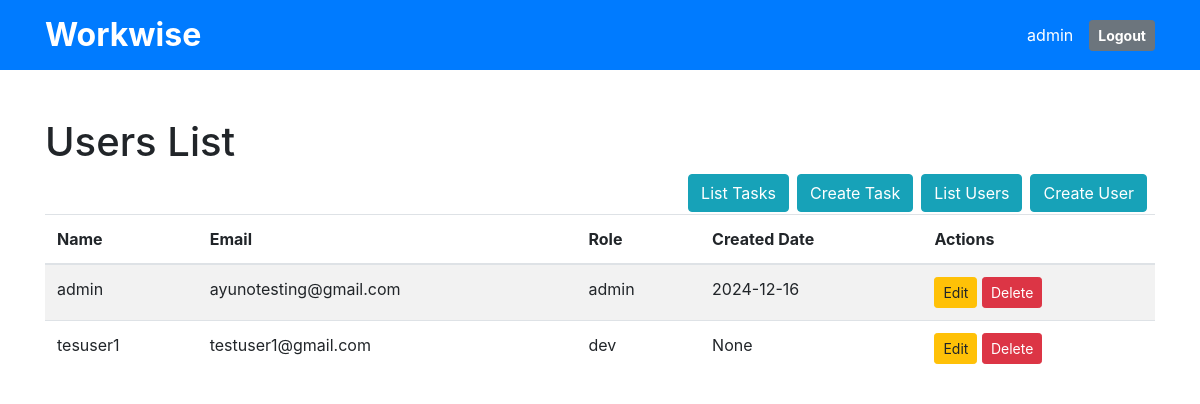
Before: /list_users (signed in) with the older database file.
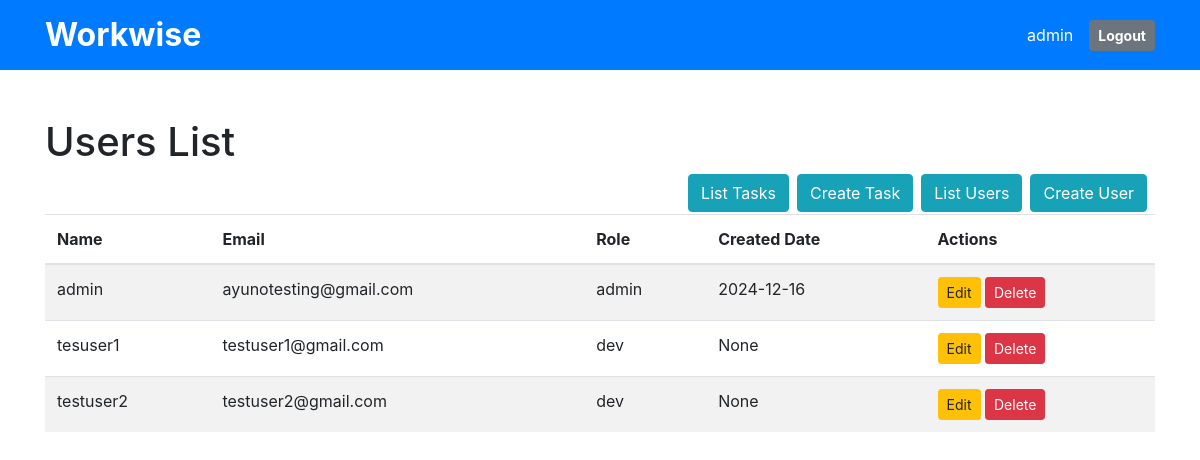
After: the same page with the newer database file.
### app.py (models this page shows, shortened)
class User(db.Model, UserMixin):
    id = db.Column(db.Integer, primary_key=True)
    name = db.Column(db.String(100), nullable=True)
    email_id = db.Column(db.String(100), nullable=True)
    mobile_number = db.Column(db.String(100), nullable=True)
    designation = db.Column(db.String(100), nullable=True)
    address = db.Column(db.String(100), nullable=True)
    password_hash = db.Column(db.String(128), nullable=True)
    role = db.Column(db.String(20), nullable=True,
                     default='viewer')  # Roles: admin, dev, viewer
    created_date = db.Column(db.Date, nullable=True)
    modified_date = db.Column(db.Date, nullable=True)
    status = db.Column(db.String(20), default='Active')

### app.py (the view)
@app.route('/list_users', methods=['GET'])
@login_required
def list_users():
    filter_status = request.args.get('filter', 'All')
    if current_user.role in ['admin', 'dev']:
        user_query = User.query.filter_by(status='Active').all()
        print(user_query)
        return render_template('user_table.html', users=user_query)
    else:
        if current_user.role != 'admin':
            flash('Permission denied.', 'danger')
            return redirect(url_for('admin_dashboard'))

### app.py (called while the page is built)
@login_manager.user_loader
def load_user(user_id):
    return db.session.get(User, int(user_id))

### templates/user_table.html (shortened to what this page needs)
<!DOCTYPE html>
<html lang="en">
  <head>
    <link
      href="https://stackpath.bootstrapcdn.com/bootstrap/4.5.2/css/bootstrap.min.css"
      rel="stylesheet"
    />
  </head>
  <body>
    <div class="bg-primary text-white py-3">
      <div class="container d-flex justify-content-between align-items-center">
        <h1 class="mb-0" style="font-size: 2rem; font-weight: bold;">Workwise</h1>
        <div class="d-flex align-items-center">
          <span class="mr-3">{{ current_user.name }}</span>
          <a href="{{ url_for('logout') }}" class="btn btn-secondary btn-sm font-weight-bold">Logout</a>
        </div>
      </div>
    </div>
    <div class="container mt-5">
      <h1>Users List</h1>
      {% if current_user.role == 'admin' %}
      <a href="{{ url_for('user_page')}}" class="btn btn-info float-right mr-2"
        >Create User</a
      >
      <a href="{{ url_for('list_users')}}" class="btn btn-info float-right mr-2"
        >List Users</a
      >
      <a href="{{ url_for('task_page') }}" class="btn btn-info float-right mr-2"
        >Create Task</a
      >
      <a
        href="{{ url_for('list_tasks') }}"
        class="btn btn-info float-right mr-2"
        >List Tasks</a
      >
      {% endif %}
      <table class="table table-striped mt-5">
        <thead>
          <tr>
            <th>Name</th>
            <th>Email</th>
            <th>Role</th>
            <th>Created Date</th>
            <th>Actions</th>
          </tr>
        </thead>
        <tbody>
          {% for person in users %}
          <tr>
            <td>{{ person.name }}</td>
            <td>{{ person.email_id }}</td>
            <td>{{ person.role }}</td>
            <td>{{ person.created_date }}</td>
            <td>
              {% if current_user.role in ['admin', 'dev'] %}
              <a
                href="{{ url_for('user_page', id=person.id) }}"
                class="btn btn-sm btn-warning"
                >Edit</a
              >
              <form
                action="{{ url_for('delete_user', user_id=person.id) }}"
                method="post"
                style="display: inline"
              >
                <button class="btn btn-sm btn-danger">Delete</button>
              </form>
              {% endif %}
            </td>
          </tr>
          {% endfor %}
        </tbody>
      </table>
    </div>
  </body>
</html>

Changed rows visible on the page:
added User: name "testuser2", email_id "testuser2@gmail.com", role "dev", created_date "None"
